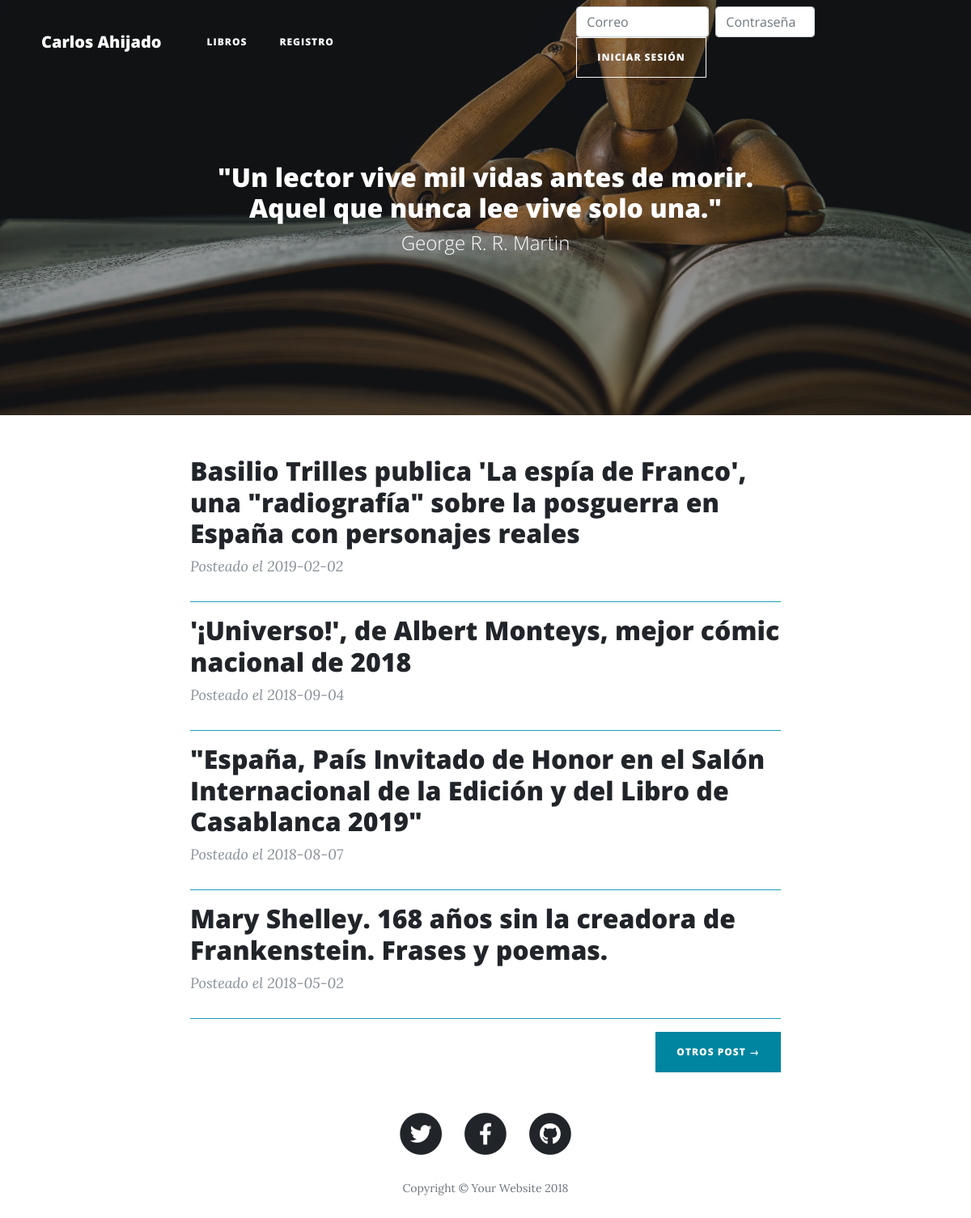
Before: / with the older database file.
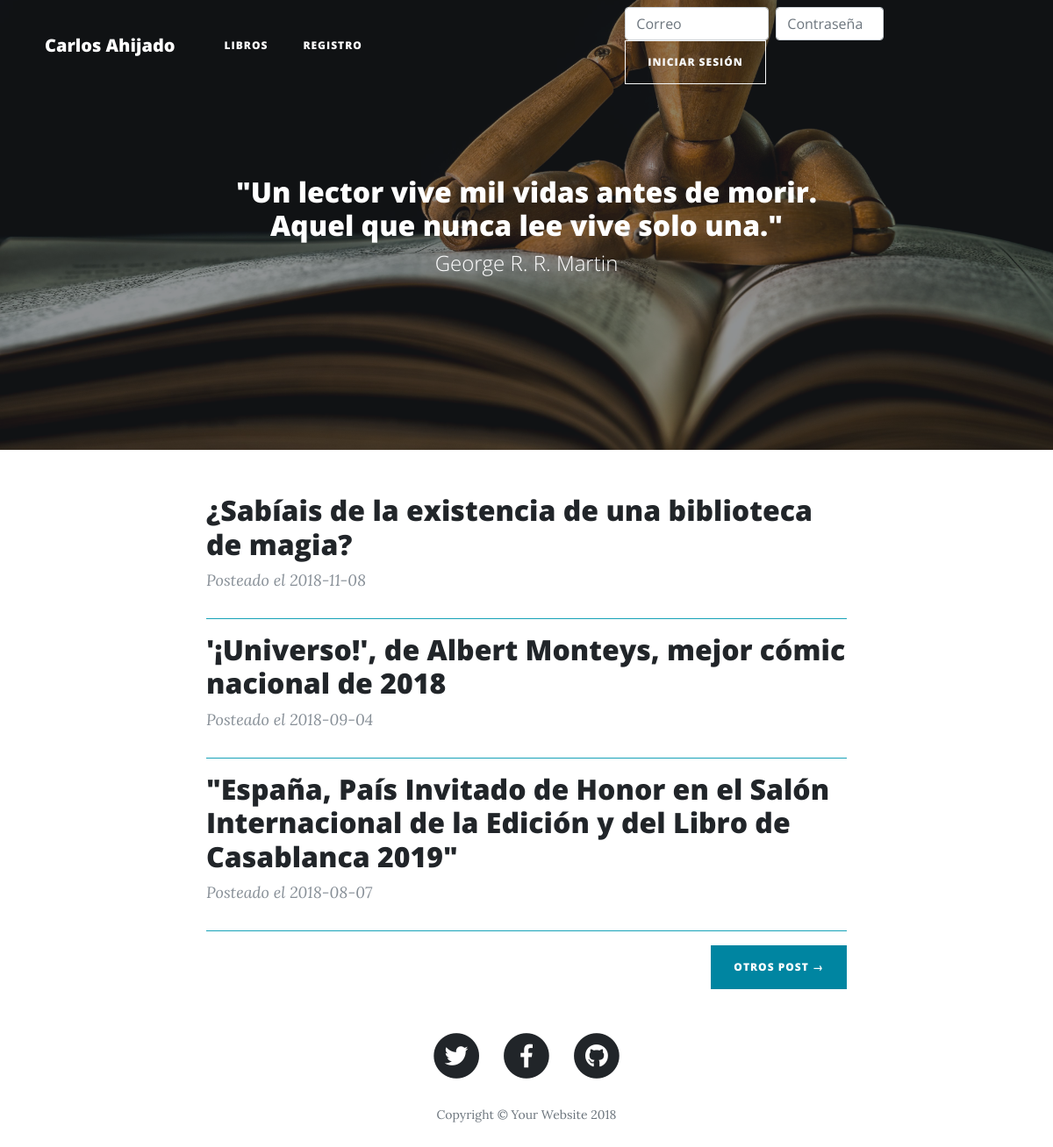
After: the same page with the newer database file.
### tables this page shows
CREATE TABLE `noticias` (
  `idnoticia` int(11) NOT NULL,
  `titulo` varchar(150) NOT NULL,
  `contenido` mediumtext NOT NULL,
  `fecha` date NOT NULL,
  `foto` mediumblob NOT NULL
);

### controllers/noticiaController.php (called while the page is built, shortened)
<?php
class noticiaController
{
    public function index()
    {
        $bm = new NoticiaModel();
        $noticias=$bm->conseguirNoticias("noticias",5);
        include "views/noticia/mostrar.php";
    }
}

### config/Database.php (called while the page is built, shortened)
<?php
class Database
{
    protected static  $dbhost = 'localhost';
    protected static  $dbuser = 'root';
    protected static $dbpassword = '';
    protected static $dbname = 'forolibros';
public static function conectar()
{
    $conexion = null;
    $dbhost = self::$dbhost;
    $dbname = self::$dbname;
    $dbuser = self::$dbuser;
    $dbpassword = self::$dbpassword;
    $datosPDOMYSQL= "mysql:host=$dbhost;dbname=$dbname;charset=utf8";
    try {
        $conexion = new PDO($datosPDOMYSQL, $dbuser, $dbpassword);
        $conexion->setAttribute(PDO::ATTR_ERRMODE, PDO::ERRMODE_EXCEPTION);
    }
    catch(PDOException $e)
    {
        echo "<br>Conexion falló<br>". $e->getMessage()."<br>";
    }
    return $conexion;
}
}

### models/BaseModel.php (called while the page is built, shortened)
<?php
class BaseModel
{
    public function __construct()
    {
        $this->conexion=Database::conectar();
    }
}

### models/NoticiaModel.php (called while the page is built, shortened)
<?php
class NoticiaModel extends BaseModel
{
    public function conseguirNoticias($tabla, $limite=50, $desplazamiento=0, $cerrarconexion=true)
    {
        $filas = array();
        try
        {
            $sql="select * from $tabla ORDER BY fecha desc LIMIT $limite OFFSET $desplazamiento";
            $resultado=$this->conexion->query($sql);
            while ($fila = $resultado->fetch(PDO::FETCH_ASSOC))
            {
                $noticia=new NoticiaEntity($fila["titulo"], $fila["contenido"], $fila["fecha"], $fila["foto"], $fila["idnoticia"]);
                $filas[]=$noticia;
            }
        }
        catch (PDOException $e)
        {
            echo "<br>Error al recuperar datos<br>". $e->getMessage()."<br>";
        }
        finally
        {
            if ($cerrarconexion)
            {
                $this->conexion=null;
            }
            return $filas;
        }
    }
}

### entities/NoticiaEntity.php (called while the page is built, shortened)
<?php
class NoticiaEntity
{
    private $idnoticia;
    private $titulo;
    private $fecha;
    public function __construct($titulo, $contenido, $fecha, $foto, $idnoticia=0)
    {
        $this->idnoticia=$idnoticia;
        $this->titulo=$titulo;
        $this->fecha=$fecha;
    }
    public function getIdnoticia()
    {
        return $this->idnoticia;
    }
    public function getTitulo()
    {
        return $this->titulo;
    }
    public function getFecha()
    {
        return $this->fecha;
    }
}

### views/noticia/mostrar.php (the view, shortened to what this page needs)
<section class="container">
      <div class="row">
        <div class="col-lg-8 col-md-10 mx-auto">
                <?php
                foreach ($noticias as $noticia):
                ?>
                    <div class="post-preview border-bottom border-info mb-3">
                        <a href="<?php echo URL_BASE?>/noticia/ver/<?php echo $noticia->getIdnoticia()?>">
                          <h2 class="post-title">
                          	<?php echo $noticia->getTitulo();?></a>
                        <p class="post-meta">Posteado el <?php echo $noticia->getFecha()?></p>
                      </div>
                <?php endforeach?>
          <div class="clearfix">
            <a class="btn btn-primary float-right" href="#">Otros post &rarr;</a>
          </div>
        </div>
      </div>
    </section>

Changed rows visible on the page:
removed noticias: titulo "Basilio Trilles publica 'La espía de Franco', una \"radiografía\" sobre la posguerra en España con personajes reales", fecha "2019-02-02"
removed noticias: titulo "Mary Shelley. 168 años sin la creadora de Frankenstein. Frases y poemas.", fecha "2018-05-02"
added noticias: titulo "¿Sabíais de la existencia de una biblioteca de magia?", fecha "2018-11-08"
